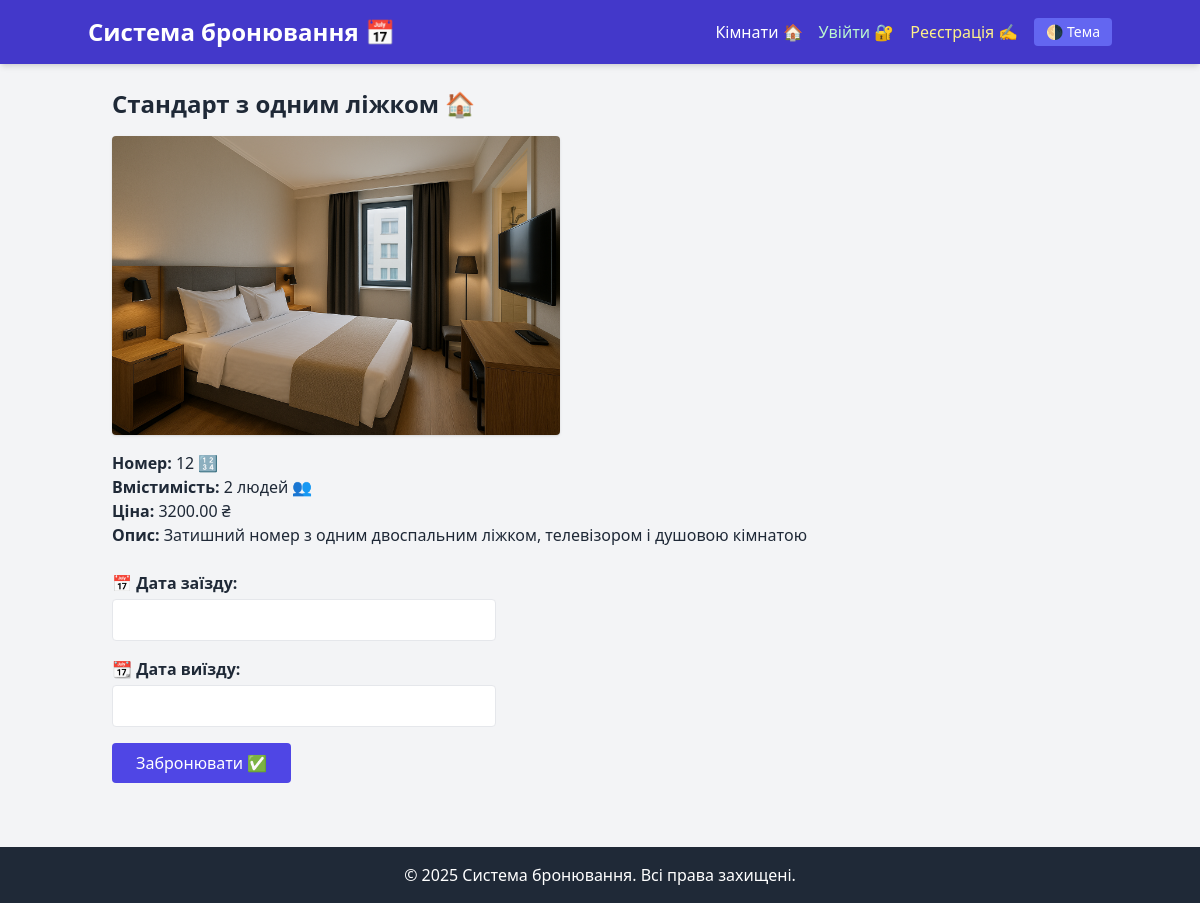
The app's page /rooms/4/ with its own data.
### booking/models.py (models this page shows, shortened)
class Location(models.Model):
    number = models.CharField(max_length=10 , default='N/A')  # номер локації
    title = models.CharField(max_length=100,unique=True)
    capacity = models.PositiveIntegerField()
    price = models.DecimalField(max_digits=6, decimal_places=2)
    description = models.TextField()
    created_at = models.DateTimeField(auto_now_add=True)
    is_active = models.BooleanField(default=True)
    image = models.ImageField(upload_to='room_images/', blank=True, null=True)
    class Meta:
        verbose_name = _('Location')
        verbose_name_plural = _('Locations')
        ordering = ['title']

### booking/views.py (the view)
# urls.py: path('rooms/<int:pk>/', views.location_detail, name='location_detail'),
def location_detail(request, pk):
    room = get_object_or_404(Location, pk=pk)
    bookings = room.bookings.filter(end_date__gte=date.today())
    busy_dates = []
    for booking in bookings:
        current_date = booking.start_date
        while current_date <= booking.end_date:
            busy_dates.append(current_date.strftime('%Y-%m-%d'))
            current_date += datetime.timedelta(days=1)
    busy_dates_json = json.dumps(busy_dates, cls=DjangoJSONEncoder)
    return render(request, "location_detail.html", {
        "room": room,
        "bookings": bookings,
        "busy_dates_json": busy_dates_json,
    })

### templates/location_detail.html (shortened to what this page needs)
{% extends "base.html" %}
{% load static %}
{% block content %}
<link rel="stylesheet" href="https://cdn.jsdelivr.net/npm/flatpickr/dist/flatpickr.min.css">
<h2 class="text-2xl font-bold mb-4">{{ room.title }} 🏠</h2>
{% if room.image %}
  <img src="{{ room.image.url }}" alt="{{ room.title }}" class="w-full max-w-md rounded shadow mb-4">
{% endif %}
<p><strong>Номер:</strong> {{ room.number }} 🔢</p>
<p><strong>Вмістимість:</strong> {{ room.capacity }} людей 👥</p>
<p><strong>Ціна:</strong> {{ room.price }} ₴</p>
<p><strong>Опис:</strong> {{ room.description }}</p>
<form method="post" action="{% url 'booking_create' room.pk %}" class="mt-6 max-w-sm">
  <label for="start_time" class="block font-semibold mb-1">📅 Дата заїзду:</label>
  <input
    type="text"
    id="start_time"
    name="start_time"
    required
    class="border rounded px-3 py-2 mb-4 w-full"
    autocomplete="off"
    value="{{ start_time|default:'' }}"
  >
  <label for="end_time" class="block font-semibold mb-1">📆 Дата виїзду:</label>
  <input
    type="text"
    id="end_time"
    name="end_time"
    required
    class="border rounded px-3 py-2 mb-4 w-full"
    autocomplete="off"
    value="{{ end_time|default:'' }}"
  >
  <button type="submit" class="bg-indigo-600 text-white px-6 py-2 rounded hover:bg-indigo-700 transition">
    Забронювати ✅
  </button>
</form>
{% endblock %}

### records on screen
Location: title "Стандарт з одним ліжком", image (picture), number "12", capacity "2", price "3200.00", description "Затишний номер з одним двоспальним ліжком, телевізором і душовою кімнатою"
